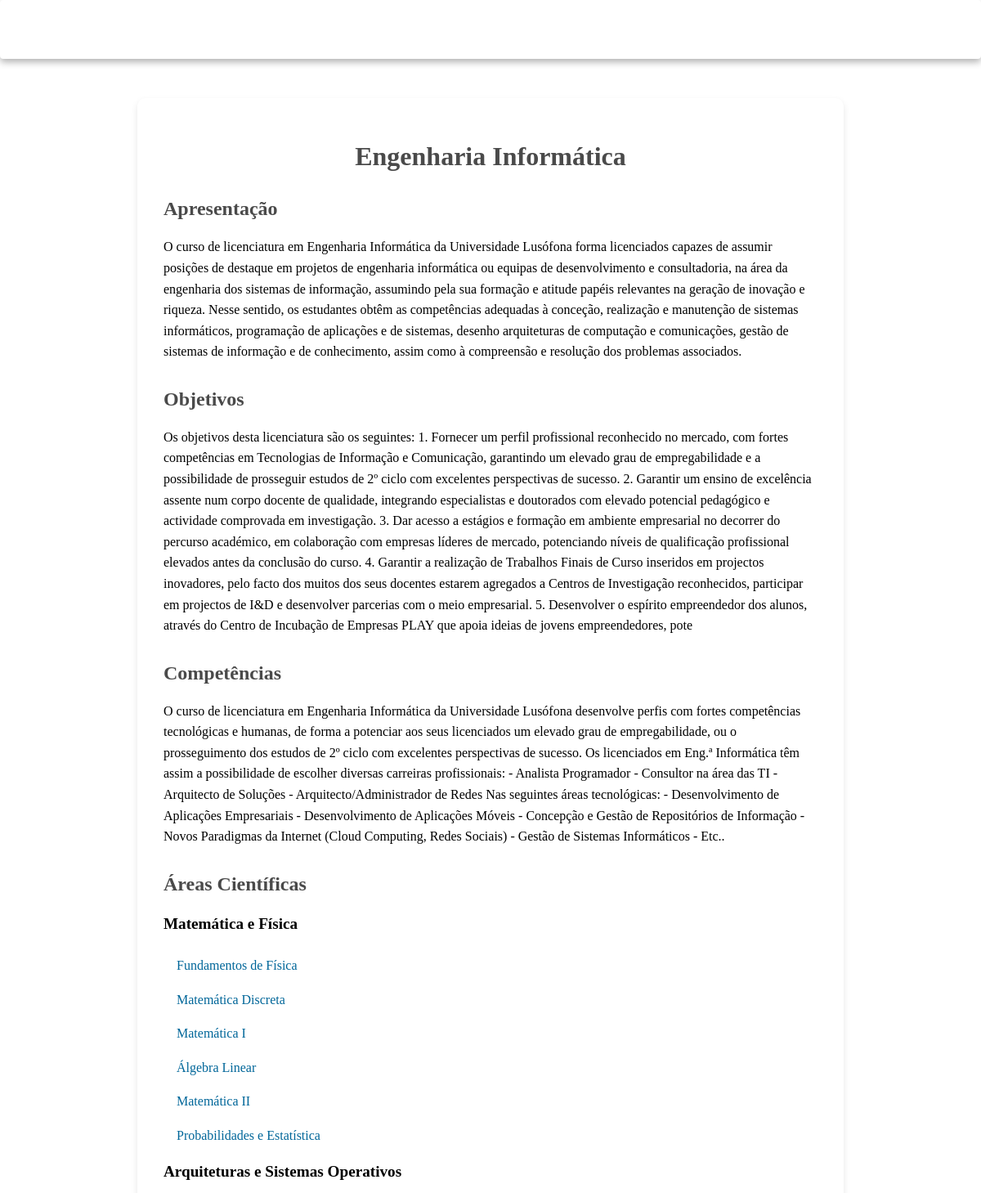
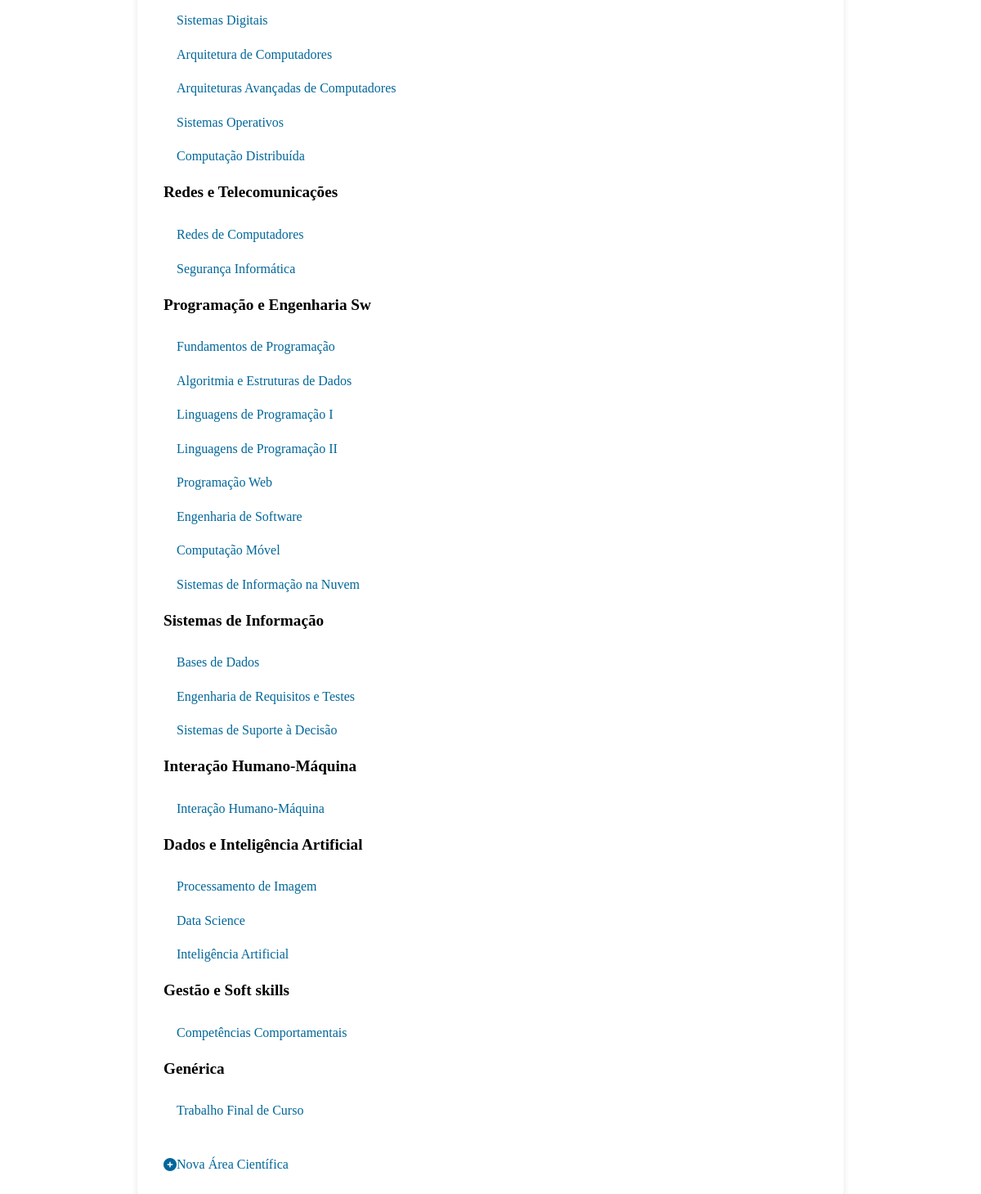
The page /curso/curso/1/ on the database its author committed (2 pictures, top to bottom).
### curso/models.py (models this page shows, shortened)
class Curso(models.Model):
    nome=models.CharField(max_length=25)
    apresentacao=models.TextField()
    objetivos=models.TextField()
    competencias=models.TextField()

class AreaCientifica(models.Model):
    nome=models.CharField(max_length=100)
    curso=models.ForeignKey(Curso, on_delete=models.CASCADE,related_name='areasCientificas',null=True,blank=True)

class Disciplina(models.Model):
    nome=models.CharField(max_length=100)
    ano=models.IntegerField()
    semestre=models.CharField(max_length=25)
    ects=models.IntegerField()
    curricularIUnitReadableCode=models.CharField(max_length=25)
    areaCientifica=models.ForeignKey(AreaCientifica, on_delete=models.CASCADE,related_name='disciplinas',null=True,blank=True)
    curso=models.ManyToManyField(Curso,related_name='disciplinas',null=True,blank=True)
    linguagens=models.ManyToManyField(LinguagemProgramacao,related_name='disciplinas',null=True,blank=True)

### curso/views.py (the view)
# urls.py: path('curso/<int:curso_id>/', views.Curso_view, name='cursoDetail'),
def Curso_view(request,curso_id):
    curso=Curso.objects.get(id=curso_id)
    areasCientificas=curso.areasCientificas.all()
    disciplinas=curso.disciplinas.all()
    contexto={'curso':curso,'areas':areasCientificas,'disciplinas':disciplinas}
    return render(request,"curso/curso.html",contexto)

### curso/templates/curso/curso.html (shortened to what this page needs)
{% extends 'curso/layout.html' %}
{% block content %}
<div class="curso-container">
    <h1>{{ curso.nome }}</h1>
    <section class="curso-section">
        <h2 class="curso-title">Apresentação</h2>
        <p>{{ curso.apresentacao }}</p>
    </section>
    <section class="curso-section">
        <h2 class="curso-title">Objetivos</h2>
        <p>{{ curso.objetivos }}</p>
    </section>
    <section class="curso-section">
        <h2 class="curso-title">Competências</h2>
        <p>{{ curso.competencias }}</p>
    </section>
    <section class="curso-section">
        <h2 class="curso-title">Áreas Científicas</h2>
        <ul class="areas-cientificas-list">
            {% for area in areas %}
            <li class="area-cientifica">
                <a href="{% url 'curso:edita_areaCientifica' area.id %}" >
                    <h3>{{ area.nome }}</h3>
                </a>
                <ul class="disciplinas-list">
                    {% for disciplina in area.disciplinas.all %}
                    <li class="disciplina">
                        <a href="{% url 'curso:disciplina' disciplina.id %}">{{ disciplina.nome }}</a>
                    </li>
                    {% endfor %}
                </ul>
            </li>
            {% endfor %}
        </ul>
    </section>
    <a href="{% url 'curso:nova_areaCientifica' curso.id %}" class="link">
        <i class="fas fa-plus-circle"></i>
        Nova Área Científica
    </a>
</div>
{% endblock %}

### rows shown on the page
Curso: nome "Engenharia Informática", apresentacao "O curso de licenciatura em Engenharia Informática da Universidade Lusófona forma licenciados capazes de assumir posições de destaque em projetos de engenharia informática ou equipas de desenvolvimento e consultadoria, na área da engenharia dos sistemas de informação, assumindo pela sua formação e atitude papéis relevantes na geração de inovação e riqueza. Nesse sentido, os estudantes obtêm as competências adequadas à conceção, realização e manutenção de sistemas informáticos, programação de aplicações e de sistemas, desenho arquiteturas de computação e comunicações, gestão de sistemas de informação e de conhecimento, assim como à compreensão e resolução dos problemas associados.", objetivos "Os objetivos desta licenciatura são os seguintes: 1. Fornecer um perfil profissional reconhecido no mercado, com fortes competências em Tecnologias de Informação e Comunicação, garantindo um elevado grau de empregabilidade e a possibilidade de prosseguir estudos de 2º ciclo com excelentes perspectivas de sucesso. 2. Garantir um ensino de excelência assente num corpo docente de qualidade, integrando especialistas e doutorados com elevado potencial pedagógico e actividade comprovada em investigação. 3. Dar acesso a estágios e formação em ambiente empresarial no decorrer do percurso académico, em colaboração com empresas líderes de mercado, potenciando níveis de qualificação profissional…", competencias "O curso de licenciatura em Engenharia Informática da Universidade Lusófona desenvolve perfis com fortes competências tecnológicas e humanas, de forma a potenciar aos seus licenciados um elevado grau de empregabilidade, ou o prosseguimento dos estudos de 2º ciclo com excelentes perspectivas de sucesso. Os licenciados em Eng.ª Informática têm assim a possibilidade de escolher diversas carreiras profissionais: - Analista Programador - Consultor na área das TI - Arquitecto de Soluções - Arquitecto/Administrador de Redes Nas seguintes áreas tecnológicas: - Desenvolvimento de Aplicações Empresariais - Desenvolvimento de Aplicações Móveis - Concepção e Gestão de Repositórios de Informação - Novos…"
AreaCientifica: nome "Matemática e Física"
Disciplina: nome "Fundamentos de Física"
Disciplina: nome "Matemática Discreta"
Disciplina: nome "Matemática I"
Disciplina: nome "Álgebra Linear"
Disciplina: nome "Matemática II"
Disciplina: nome "Probabilidades e Estatística"
AreaCientifica: nome "Arquiteturas e Sistemas Operativos"
Disciplina: nome "Sistemas Digitais"
Disciplina: nome "Arquitetura de Computadores"
Disciplina: nome "Arquiteturas Avançadas de Computadores"
Disciplina: nome "Sistemas Operativos"
Disciplina: nome "Computação Distribuída"
AreaCientifica: nome "Redes e Telecomunicações"
Disciplina: nome "Redes de Computadores"
Disciplina: nome "Segurança Informática"
AreaCientifica: nome "Programação e Engenharia Sw"
Disciplina: nome "Fundamentos de Programação"
Disciplina: nome "Algoritmia e Estruturas de Dados"
Disciplina: nome "Linguagens de Programação I"
Disciplina: nome "Linguagens de Programação II"
Disciplina: nome "Programação Web"
Disciplina: nome "Engenharia de Software"
Disciplina: nome "Computação Móvel"
Disciplina: nome "Sistemas de Informação na Nuvem"
AreaCientifica: nome "Sistemas de Informação"
Disciplina: nome "Bases de Dados"
Disciplina: nome "Engenharia de Requisitos e Testes"
Disciplina: nome "Sistemas de Suporte à Decisão"
AreaCientifica: nome "Interação Humano-Máquina"
Disciplina: nome "Interação Humano-Máquina"
AreaCientifica: nome "Dados e Inteligência Artificial"
Disciplina: nome "Processamento de Imagem"
Disciplina: nome "Data Science"
Disciplina: nome "Inteligência Artificial"
AreaCientifica: nome "Gestão e Soft skills"
Disciplina: nome "Competências Comportamentais"
AreaCientifica: nome "Genérica"
Disciplina: nome "Trabalho Final de Curso"
